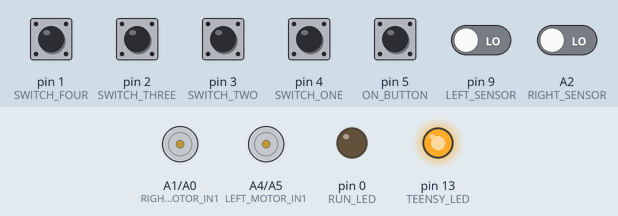
The sketch below on a simulated Teensy 4. Parts: motor-driver pin pairs drawn as motors (green arrow = first pin HIGH = forward, orange = second pin HIGH = backward, longer = more drive, scaled by the enable pin), output pins drawn as LEDs (lit = HIGH). The test bench sets the inputs (shaded band); at power-on: pin 5 (ON_BUTTON) HIGH, A2 (RIGHT_SENSOR), pin 1 (SWITCH_FOUR), pin 2 (SWITCH_THREE), pin 3 (SWITCH_TWO), pin 4 (SWITCH_ONE), pin 9 (LEFT_SENSOR) LOW. What the sketch prints to the serial monitor is not drawn.

Above: at 0.8 s.
0.9 s: pin 5 (ON_BUTTON) pulled LOW for 0.15 s
At 1.8 s:
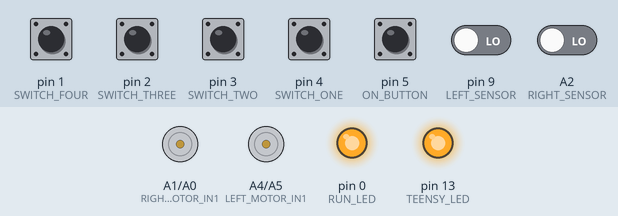
4.0 s: pin 9 (LEFT_SENSOR) driven HIGH
At 6.7 s:
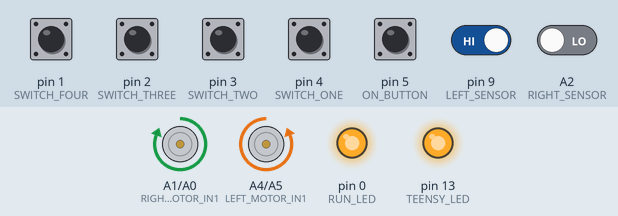
7.0 s: A2 (RIGHT_SENSOR) driven HIGH
At 7.6 s:
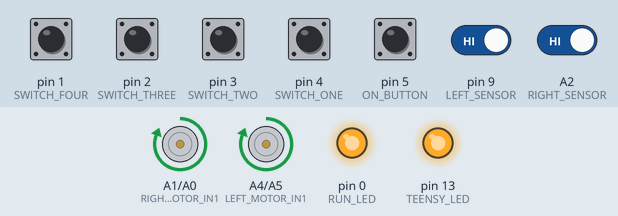
8.5 s: pin 5 (ON_BUTTON) pulled LOW for 1 s
At 9.3 s:
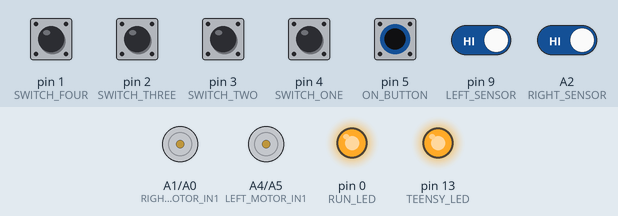
11.0 s: pin 9 (LEFT_SENSOR) driven LOW
At 11.8 s:
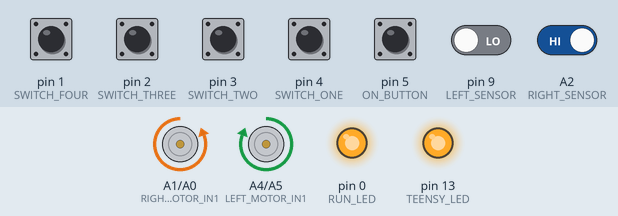
12.5 s: pin 5 (ON_BUTTON) pulled LOW for 0.15 s
At 12.57 s:
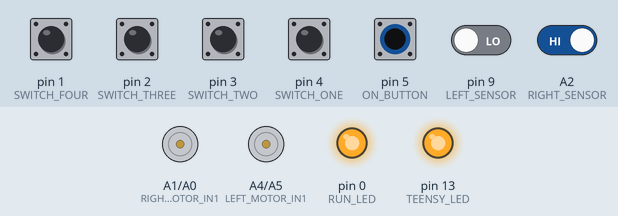
Timing chart, 0 to 15.1 s (numbered marks = the images above; inputs shaded):
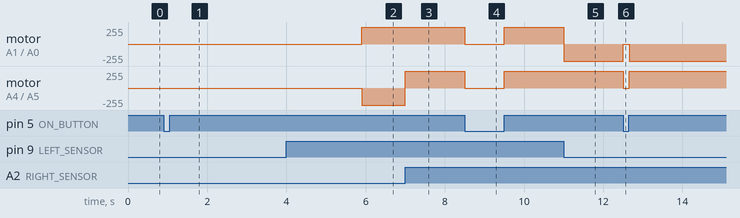

The sketch:

Ze_winter.ino
```cpp
#define LEFT_SENSOR           9
#define RIGHT_SENSOR          16

//Led's
#define NUM_LEDS              1

#define TEENSY_LED            13

#define RUN_LED               0

//Strategy Switch
#define SWITCH_ONE             4
#define SWITCH_TWO             3
#define SWITCH_THREE           2
#define SWITCH_FOUR            1


#define ON_BUTTON              5
//#define STRATEGY_BUTTON      5

#define LEFT_MOTOR_IN1        18
#define LEFT_MOTOR_IN2        19
#define LEFT_MOTOR_PWM        21

#define RIGHT_MOTOR_IN1       15
#define RIGHT_MOTOR_IN2       14
#define RIGHT_MOTOR_PWM       20

#define PWM_SEEK              300       // se der ruim bota 200
#define PWM_SPIN              200       //nao esta sendo usado por enquanto
#define PWM_MAX               500       //pwm usado qnd ele enxerga com os 2 sensores

//** Time Constants **//
#define REVERSE_TIME          200
#define TURN_TIME_LIMIT1      600       //Time limit to Blind Turn
//#define TURN_TIME_LIMIT2      600
//#define TURN_TIME_LIMIT3      600
#define DEBOUNCING_TIME       200

unsigned short strategy;
unsigned short error;
unsigned short leftIR;
unsigned short rightIR;
unsigned long turnTime = 0;
unsigned long initialTimeTurn = 0;
boolean buttonState = true;            //change when the push button is pressed
boolean enemyFound = false;


void initRobot() {
  //Outputs
  pinMode(LEFT_MOTOR_IN1,OUTPUT);
  pinMode(LEFT_MOTOR_IN2, OUTPUT);
  pinMode(LEFT_MOTOR_PWM, OUTPUT);
  pinMode(RIGHT_MOTOR_IN1, OUTPUT);
  pinMode(RIGHT_MOTOR_IN2, OUTPUT);
  pinMode(RIGHT_MOTOR_PWM, OUTPUT);


  pinMode(RUN_LED, OUTPUT);
  pinMode(TEENSY_LED, OUTPUT);

  //Inputs
  pinMode(LEFT_SENSOR, INPUT);
  pinMode(RIGHT_SENSOR, INPUT);
  pinMode(ON_BUTTON, INPUT_PULLUP);

  pinMode(SWITCH_ONE, INPUT);
  pinMode(SWITCH_TWO, INPUT);
  pinMode(SWITCH_THREE, INPUT);
  pinMode(SWITCH_FOUR, INPUT);

  digitalWriteFast(TEENSY_LED, HIGH);

  analogWriteResolution(9);
  analogWriteFrequency(LEFT_MOTOR_PWM, 50000);

  Serial.begin(9600);

  #if defined (DEBUG_SERIAL)  || defined (DEBUG_IR_CONTROLLER)
    Serial.begin(9600); //At Teensy 3.1, the baud rate will be always 12Mbit/s so the 9600 value here got no effect.
  #endif
}


void rightWheelForward()
{
  digitalWrite(RIGHT_MOTOR_IN1, HIGH);
  digitalWrite(RIGHT_MOTOR_IN2, LOW);
}


void leftWheelForward()
{
  digitalWrite(LEFT_MOTOR_IN1, HIGH);
  digitalWrite(LEFT_MOTOR_IN2, LOW);
}


void rightWheelBackward()
{
  digitalWrite(RIGHT_MOTOR_IN1, LOW);
  digitalWrite(RIGHT_MOTOR_IN2, HIGH);
}


void leftWheelBackward()
{
  digitalWrite(LEFT_MOTOR_IN1, LOW);
  digitalWrite(LEFT_MOTOR_IN2, HIGH);
}


void readSensors()                                            //Read the sensors while the robot initiates with blind turn
{
  leftIR = digitalReadFast(LEFT_SENSOR);
  rightIR = digitalReadFast(RIGHT_SENSOR);

  if (leftIR == 1 || rightIR == 1)
    enemyFound = true;
}


void blindTurn()
{
  turnTime = millis();
  delay(50);

  while (!enemyFound || (turnTime - millis() < 800))        //era 600
  {
    rightWheelForward();
    leftWheelForward();
    analogWrite(RIGHT_MOTOR_PWM, 400);                    //400
    analogWrite(LEFT_MOTOR_PWM, 100);                      //100
    readSensors();
  }

/*
   while (!enemyFound || (turnTime - initialTimeTurn < 400))
  {
    leftWheelForward();
    rightWheelBackward();
    analogWrite(RIGHT_MOTOR_PWM, 100);
    analogWrite(LEFT_MOTOR_PWM, 100);
    readSensors();
  }

  while (!enemyFound || (turnTime - initialTimeTurn < 400))
  {
    leftWheelForward();
    rightWheelForward();
    analogWrite(RIGHT_MOTOR_PWM, 100);
    analogWrite(LEFT_MOTOR_PWM, 100);
    readSensors();
  }
*/
}


void selectStrategy()
{
  strategy = (digitalRead(SWITCH_FOUR) + digitalRead(SWITCH_THREE)*2 +  digitalRead(SWITCH_TWO)*4 + digitalRead(SWITCH_ONE)*8);

  if(strategy == 0)                             //Turn right
  {
    rightWheelBackward();
    leftWheelForward();
    analogWrite(LEFT_MOTOR_PWM, PWM_SEEK);
    analogWrite(RIGHT_MOTOR_PWM, PWM_SEEK);
  }

  else if(strategy == 1)                         //Turn left
  {
    rightWheelForward();
    leftWheelBackward();
    analogWrite(LEFT_MOTOR_PWM, PWM_SEEK);
    analogWrite(RIGHT_MOTOR_PWM, PWM_SEEK);
  }

  else if(strategy == 3)                          //Blind turn to left
  {
    seekAndDestroy();
  }


  else if(strategy == 4)                          //Blind turn to left
  {
    blindTurn();
  }


else if(strategy == 5)                          //Blind turn to left
  {
    blindTurn();
  }


else if(strategy == 6)                          //Blind turn to left
  {
    blindTurn();
  }
/*
  else if(strategy == 4)
  {
    digitalWrite(RIGHT_MOTOR_IN1, LOW);
    digitalWrite(RIGHT_MOTOR_IN2, HIGH);
    digitalWrite(LEFT_MOTOR_IN1, LOW);
    digitalWrite(LEFT_MOTOR_IN2, HIGH);
    analogWrite(LEFT_MOTOR_PWM, PWM_SEEK);
    analogWrite(RIGHT_MOTOR_PWM, PWM_SEEK);
    delay(REVERSE_TIME);
    digitalWrite(RIGHT_MOTOR_IN1, LOW);
    digitalWrite(RIGHT_MOTOR_IN2, HIGH);
    digitalWrite(LEFT_MOTOR_IN1, HIGH);
    digitalWrite(LEFT_MOTOR_IN2, LOW);
  }
  else if(strategy == 5)
  {
    digitalWrite(RIGHT_MOTOR_IN1, HIGH);
    digitalWrite(RIGHT_MOTOR_IN2, LOW);
    digitalWrite(LEFT_MOTOR_IN1, LOW);
    digitalWrite(LEFT_MOTOR_IN2, HIGH);
    analogWrite(LEFT_MOTOR_PWM, PWM_SEEK);
    analogWrite(RIGHT_MOTOR_PWM, PWM_SEEK);
    delay(10);
    digitalWrite(RIGHT_MOTOR_IN1, HIGH);
    digitalWrite(RIGHT_MOTOR_IN2, LOW);
    digitalWrite(LEFT_MOTOR_IN1, HIGH);
    digitalWrite(LEFT_MOTOR_IN2, LOW);
  }
  */

}


void seekAndDestroy()
{
  leftIR = digitalReadFast(LEFT_SENSOR);
  rightIR = digitalReadFast(RIGHT_SENSOR);

 if (leftIR == 0 && rightIR == 1)
 {
    //Serial.println("1");
    rightWheelBackward();
    leftWheelForward();
    analogWrite(LEFT_MOTOR_PWM, PWM_SEEK);
    analogWrite(RIGHT_MOTOR_PWM, PWM_SEEK);
 }

 else if(leftIR == 1 && rightIR == 0)
 {
    //Serial.println("2");
    rightWheelForward();
    leftWheelBackward();
    analogWrite(LEFT_MOTOR_PWM, PWM_SEEK);
    analogWrite(RIGHT_MOTOR_PWM, PWM_SEEK);
 }

 else if(leftIR == 1 && rightIR == 1)
 {
    //Serial.println("3");
    rightWheelForward();
    leftWheelForward();
    analogWrite(LEFT_MOTOR_PWM, PWM_MAX);
    analogWrite(RIGHT_MOTOR_PWM, PWM_MAX);
 }
}


void verifyOnButton()
{
  if (digitalReadFast(ON_BUTTON) == LOW)
    buttonState = false;
}


void setup()
{
  initRobot();
  while(digitalReadFast(ON_BUTTON) != LOW)      //Wait start button
    Serial.println("Waiting Start Button");
  digitalWrite(RUN_LED, HIGH);
   delay(5000);                                //Initial delay
  selectStrategy();
}


void loop()
{
 while(digitalReadFast(ON_BUTTON) != LOW)
 {
  seekAndDestroy();
 }

 //digitalWrite(RUN_LED, LOW);

 analogWrite(LEFT_MOTOR_PWM, 0);
 analogWrite(RIGHT_MOTOR_PWM, 0);
 buttonState = false;
  }
```

Measured:
- after the input at 0.9 s, pin 0 (RUN_LED): LOW → HIGH at once
- after the input at 4.0 s, motor on A1 (RIGHT_MOTOR_IN1) / A0 (RIGHT_MOTOR_IN2): stopped → forward 255/255 after 1.9 s; motor on A4 (LEFT_MOTOR_IN1) / A5 (LEFT_MOTOR_IN2): stopped → backward 255/255 after 1.9 s
- after the input at 7.0 s, motor on A4 (LEFT_MOTOR_IN1) / A5 (LEFT_MOTOR_IN2): backward 255/255 → forward 255/255 at once
- after the input at 8.5 s, motor on A1 (RIGHT_MOTOR_IN1) / A0 (RIGHT_MOTOR_IN2), motor on A4 (LEFT_MOTOR_IN1) / A5 (LEFT_MOTOR_IN2): forward 255/255 → stopped at once, → forward 255/255 1.0 s later
- after the input at 11.0 s, motor on A1 (RIGHT_MOTOR_IN1) / A0 (RIGHT_MOTOR_IN2): forward 255/255 → backward 255/255 at once
- after the input at 12.5 s, motor on A1 (RIGHT_MOTOR_IN1) / A0 (RIGHT_MOTOR_IN2): backward 255/255 → stopped at once, → backward 255/255 0.15 s later; motor on A4 (LEFT_MOTOR_IN1) / A5 (LEFT_MOTOR_IN2): forward 255/255 → stopped at once, → forward 255/255 0.15 s later
